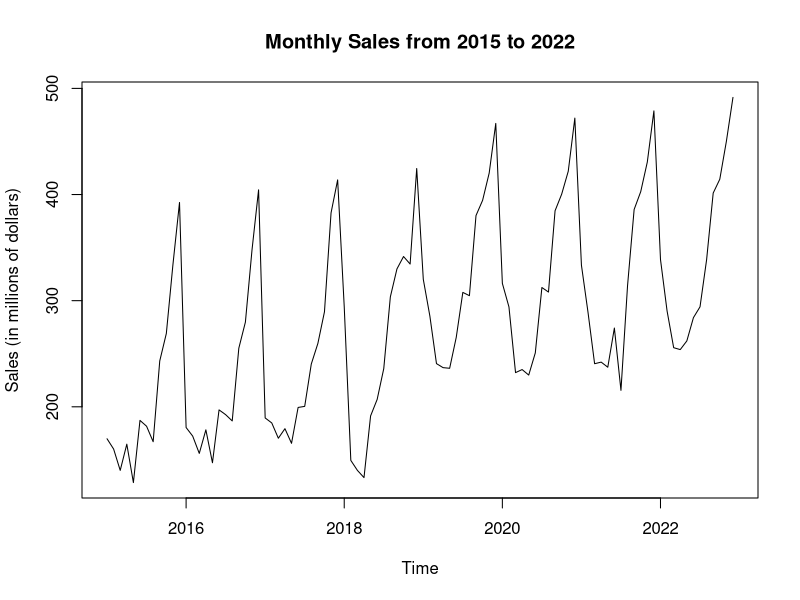
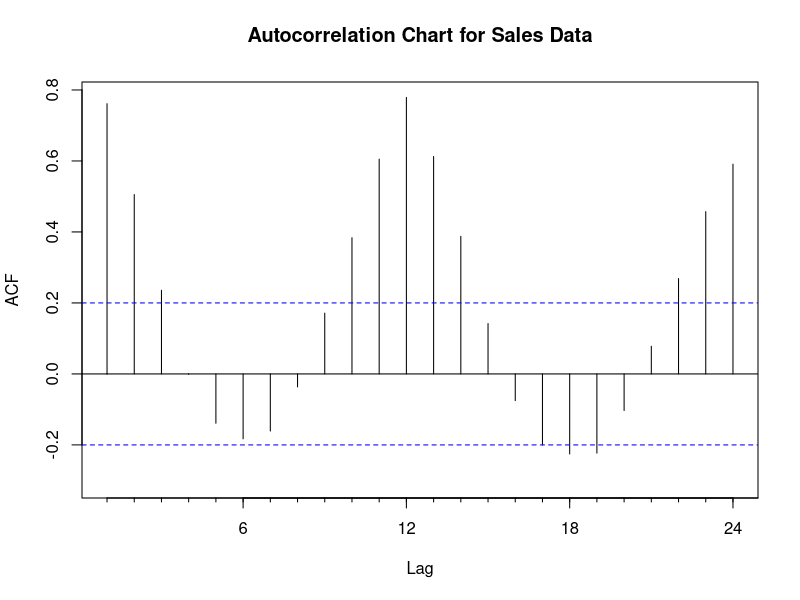

Reproduce these figures in R, in order.
## Install forecast library

install.packages("forecast")
library(forecast)
library(zoo)


# Set working directory for locating files.
setwd("C:/Users/STSC/Downloads/Time Series Project")

# Create data frame.
sales.data <- read.csv("Sales-Data.csv")

# See the first 6 records of the file.
head(sales.data)
tail(sales.data)




## Question 1(a)

# Create a time series data set using the ts() function.
sales.ts <- ts(sales.data$Sales, start = c(2015, 1), end = c(2022, 12), freq = 12)

# Print the data set
sales.ts



## Question 1(b)

# Plot the time series.
plot(sales.ts, main = "Monthly Sales from 2015 to 2022", 
     ylab = "Sales (in millions of dollars)")



## Question 1(c)

# Autocorrelation chart using the Acf() function
sales.autocor <- Acf(sales.ts, main = "Autocorrelation Chart for Sales Data")


# Display autocorrelation coefficients for various lags.
Lag <- round(sales.autocor$lag, 0)
ACF <- round(sales.autocor$acf, 3)
data.frame(Lag, ACF)





## Question 2(a)

# Define the numbers of months in the training and validation sets.
nTrain <- 72 
nValid <- 24

# Split the time series into training and validation partitions
train.ts <- window(sales.ts, start = c(2015, 1), end = c(2020, 12))
valid.ts <- window(sales.ts, start = c(2021, 1), 
                   end = c(2022, 12))



## Question 2(b)

# To create three trailing moving averages with window widths of 3, 8, and 12
ma3.trail <- rollmean(train.ts, k = 3, align = "right", fill = NA)
ma8.trail <- rollmean(train.ts, k = 8, align = "right", fill = NA)
ma12.trail <- rollmean(train.ts, k = 12, align = "right", fill = NA)

ma3.trail
ma8.trail
ma12.trail



## Question 2(c)

# Create a trailing MA forecast for validation period.
ma3.trail.pred <- forecast(ma3.trail, h = nValid, level = 0)
ma8.trail.pred <- forecast(ma8.trail, h = nValid, level = 0)
ma12.trail.pred <- forecast(ma12.trail, h = nValid, level = 0)

ma3.trail.pred
ma8.trail.pred
ma12.trail.pred



## Question 2(d)

# Calculate the accuracy measures for each trailing MA forecast
round(accuracy(ma3.trail.pred, valid.ts), 3)
round(accuracy(ma8.trail.pred, valid.ts), 3)
round(accuracy(ma12.trail.pred, valid.ts), 3)




## Question 3(a)

# To develop a regression model with linear trend and seasonality for 
# training partition.
trend.seas <- tslm(train.ts ~ trend + season)

# To print the model summary
summary(trend.seas)

# To create regression forecast with trend and seasonality for 
# validation period.
trend.seas.pred <- forecast(trend.seas, h = nValid, level = 0)
trend.seas.pred



## Question 3(b)

# Identify and display regression residuals for training partition.
trend.seas.res <- trend.seas$residuals
trend.seas.res

# Trailing MA for residuals with window width 3 for training partition.
ma.trail.res <- rollmean(trend.seas.res, k = 3, align = "right")
ma.trail.res


# Create residuals forecast for validation period.
ma.trail.res.pred <- forecast(ma.trail.res, h = nValid, level = 0)
ma.trail.res.pred

## Question 3(c)

# To develop a two-level forecast for validation period
first.2level <- trend.seas.pred$mean + ma.trail.res.pred$mean
first.2level

# To create a table with validation data, regression forecast, trailing MA for 
# residuals and total forecast.
valid.df <- round(data.frame(valid.ts, trend.seas.pred$mean, 
                             ma.trail.res.pred$mean, 
                             first.2level), 3)
names(valid.df) <- c("Ridership", "Regression.Fst", 
                     "MA.Residuals.Fst", "Combined.Fst")
valid.df

# To identify common accuracy measures.
round(accuracy(trend.seas.pred$mean, valid.ts), 3)
round(accuracy(first.2level, valid.ts), 3)



## Question 3(d)


# To fit a regression model with linear trend and seasonality for entire data set.
tot.trend.seas <- tslm(sales.ts ~ trend  + season)
summary(tot.trend.seas)

# To identify and display regression residuals for entire data set.
tot.trend.seas.res <- tot.trend.seas$residuals
tot.trend.seas.res

# To use trailing MA to with window width of 3 for regression residuals
tot.ma.trail.res <- rollmean(tot.trend.seas.res, k = 3, align = "right")
tot.ma.trail.res

# To create regression forecast for future 12 periods.
tot.trend.seas.pred <- forecast(tot.trend.seas, h = 12, level = 0)
tot.trend.seas.pred

# Create forecast for trailing MA residuals for future 12 periods.
tot.ma.trail.res.pred <- forecast(tot.ma.trail.res, h = 12, level = 0)
tot.ma.trail.res.pred

# To develop 2-level forecast for future 12 periods
tot.fst.2level <- tot.trend.seas.pred$mean + tot.ma.trail.res.pred$mean
tot.fst.2level


# Create a table with regression forecast, trailing MA for residuals,
# and total forecast for future 12 periods.
future12.df <- round(data.frame(tot.trend.seas.pred$mean, tot.ma.trail.res.pred$mean, 
                                tot.fst.2level), 3)
names(future12.df) <- c("Regression.Fst", "MA.Residuals.Fst", "Combined.Fst")
future12.df



## Question 3(e)


# Use snaive() to make seasonal naive forecast for validation data. 
sales.snaive.pred <- snaive(train.ts, h = nValid)
sales.snaive.pred

# Use accuracy() function to identify common accuracy measures.
round(accuracy(tot.trend.seas.pred$fitted, valid.ts), 3)
round(accuracy(tot.trend.seas.pred$fitted+tot.ma.trail.res, valid.ts), 3)
round(accuracy((snaive(valid.ts))$fitted, valid.ts), 3)



## Question 4(a)

# To develop HW Model
hw.ZZZ <- ets(train.ts, model = "ZZZ")
hw.ZZZ

# To make prediction using HW Model
hw.ZZZ.pred <- forecast(hw.ZZZ, h = nValid, level = 0)
hw.ZZZ.pred




## Question 4(b)


# Create Holt-Winter's (HW) exponential smoothing for entire data set. 
HW.ZZZ <- ets(sales.ts, model = "ZZZ")
HW.ZZZ 


# Use forecast() function to make predictions using this HW model for
# 12 month into the future.
HW.ZZZ.pred <- forecast(HW.ZZZ, h = 12 , level = 0)
HW.ZZZ.pred



## Question 4(c)

# Use accuracy() function to identify common accuracy measures.
round(accuracy((snaive(sales.ts))$fitted, sales.ts), 3)
round(accuracy(HW.ZZZ.pred$fitted, sales.ts), 3)
